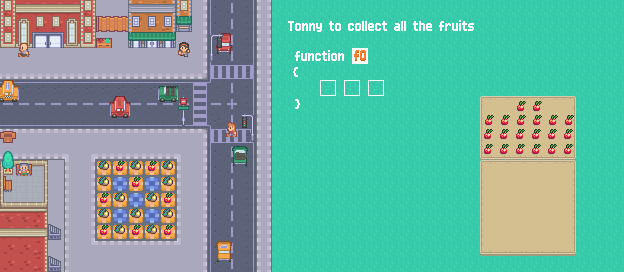

The image is a tile-based game level rendered from a .tmx file. Its description and source (layers, tilesets, objects; grid data summarised) follow:
An orthogonal 39x17 tile map with 16x16 px tiles, 53 tile layers (info, background, path, houses, ...), 2 hidden layers not drawn, 3 tilesets and 53 objects (grass1, grass2, grass3, grass4, blueTile1, ...).

<map version="1.2" tiledversion="2020.01.22" orientation="orthogonal" renderorder="right-down" compressionlevel="-1" width="39" height="17" tilewidth="16" tileheight="16" infinite="0" nextlayerid="87" nextobjectid="76">
 <editorsettings>
  <export target="6.lua" format="lua" />
 </editorsettings>
 <tileset firstgid="1" name="functionsTextTiles" tilewidth="16" tileheight="16" tilecount="900" columns="30">
  <image source="../graphics/functionsTextTiles.png" width="480" height="480" />
 </tileset>
 <tileset firstgid="901" name="test" tilewidth="16" tileheight="16" tilecount="486" columns="27">
  <image source="../tileset/Tilemap/test.png" width="432" height="288" />
 </tileset>
 <tileset firstgid="1387" name="UIpackSheet_transparent" tilewidth="16" tileheight="16" spacing="2" tilecount="990" columns="30">
  <image source="../tileset/Tilemap/UIpackSheet_transparent.png" width="538" height="592" />
 </tileset>
 <layer id="14" name="info" width="39" height="17">
  <properties>
   <property name="F0" type="int" value="3" />
   <property name="blueTile" type="bool" value="true" />
   <property name="door" type="bool" value="false" />
   <property name="face" value="right" />
   <property name="fruit" type="bool" value="true" />
   <property name="fruitsTotal" type="int" value="20" />
   <property name="grass" type="bool" value="true" />
   <property name="greyTile" type="bool" value="false" />
   <property name="numFunc" type="int" value="1" />
   <property name="totalSize" type="int" value="3" />
   <property name="yellowTile" type="bool" value="true" />
  </properties>
  <data>[663 cells, 0 non-empty, 0 distinct tile ids]</data>
 </layer>
 <layer id="1" name="background" width="39" height="17">
  <data>[663 cells, 656 non-empty, 12 distinct tile ids]</data>
 </layer>
 <layer id="3" name="path" width="39" height="17">
  <data>[663 cells, 25 non-empty, 2 distinct tile ids]</data>
 </layer>
 <layer id="8" name="houses" width="39" height="17">
  <data>[663 cells, 54 non-empty, 33 distinct tile ids]</data>
 </layer>
 <layer id="4" name="fruits" width="39" height="17" visible="0" offsetx="16.3333" offsety="-3.16667">
  <data>[663 cells, 20 non-empty, 2 distinct tile ids]</data>
 </layer>
 <layer id="7" name="streets" width="39" height="17">
  <data>[663 cells, 90 non-empty, 15 distinct tile ids]</data>
 </layer>
 <layer id="11" name="cars" width="39" height="17" offsetx="-8.5" offsety="6">
  <data>[663 cells, 16 non-empty, 16 distinct tile ids]</data>
 </layer>
 <layer id="9" name="details" width="39" height="17">
  <data>[663 cells, 30 non-empty, 18 distinct tile ids]</data>
 </layer>
 <layer id="10" name="details2" width="39" height="17">
  <data>[663 cells, 26 non-empty, 9 distinct tile ids]</data>
 </layer>
 <layer id="12" name="people" width="39" height="17" offsetx="0.5" offsety="-7">
  <data>[663 cells, 3 non-empty, 3 distinct tile ids]</data>
 </layer>
 <layer id="6" name="player" width="39" height="17" visible="0" offsetx="0" offsety="-7">
  <data>[663 cells, 1 non-empty, 1 distinct tile ids]</data>
 </layer>
 <layer id="16" name="buttons" width="39" height="17">
  <data>[663 cells, 60 non-empty, 48 distinct tile ids]</data>
 </layer>
 <layer id="39" name="fruit1" width="39" height="17" offsetx="0.5625" offsety="-2.625">
  <data>[663 cells, 1 non-empty, 1 distinct tile ids]</data>
 </layer>
 <layer id="40" name="fruit2" width="39" height="17" offsetx="0.5625" offsety="-2.625">
  <data>[663 cells, 1 non-empty, 1 distinct tile ids]</data>
 </layer>
 <layer id="41" name="fruit3" width="39" height="17" offsetx="0.5625" offsety="-2.625">
  <data>[663 cells, 1 non-empty, 1 distinct tile ids]</data>
 </layer>
 <layer id="42" name="fruit4" width="39" height="17" offsetx="0.5625" offsety="-2.625">
  <data>[663 cells, 1 non-empty, 1 distinct tile ids]</data>
 </layer>
 <layer id="43" name="fruit5" width="39" height="17" offsetx="0.5625" offsety="-2.625">
  <data>[663 cells, 1 non-empty, 1 distinct tile ids]</data>
 </layer>
 <layer id="44" name="fruit6" width="39" height="17" offsetx="0.5625" offsety="-2.625">
  <data>[663 cells, 1 non-empty, 1 distinct tile ids]</data>
 </layer>
 <layer id="45" name="fruit7" width="39" height="17" offsetx="0.5625" offsety="-2.625">
  <data>[663 cells, 1 non-empty, 1 distinct tile ids]</data>
 </layer>
 <layer id="46" name="fruit8" width="39" height="17" offsetx="0.5625" offsety="-2.625">
  <data>[663 cells, 1 non-empty, 1 distinct tile ids]</data>
 </layer>
 <layer id="47" name="fruit9" width="39" height="17" offsetx="0.5625" offsety="-2.625">
  <data>[663 cells, 1 non-empty, 1 distinct tile ids]</data>
 </layer>
 <layer id="48" name="fruit10" width="39" height="17" offsetx="0.5625" offsety="-2.625">
  <data>[663 cells, 1 non-empty, 1 distinct tile ids]</data>
 </layer>
 <layer id="49" name="fruit11" width="39" height="17" offsetx="0.5625" offsety="-2.625">
  <data>[663 cells, 1 non-empty, 1 distinct tile ids]</data>
 </layer>
 <layer id="50" name="fruit12" width="39" height="17" offsetx="0.5625" offsety="-2.625">
  <data>[663 cells, 1 non-empty, 1 distinct tile ids]</data>
 </layer>
 <layer id="51" name="fruit13" width="39" height="17" offsetx="0.5625" offsety="-2.625">
  <data>[663 cells, 1 non-empty, 1 distinct tile ids]</data>
 </layer>
 <layer id="52" name="fruit14" width="39" height="17" offsetx="0.5625" offsety="-2.625">
  <data>[663 cells, 1 non-empty, 1 distinct tile ids]</data>
 </layer>
 <layer id="53" name="fruit15" width="39" height="17" offsetx="0.5625" offsety="-2.625">
  <data>[663 cells, 1 non-empty, 1 distinct tile ids]</data>
 </layer>
 <layer id="54" name="fruit16" width="39" height="17" offsetx="0.5625" offsety="-2.625">
  <data>[663 cells, 1 non-empty, 1 distinct tile ids]</data>
 </layer>
 <layer id="55" name="fruit17" width="39" height="17" offsetx="0.5625" offsety="-2.625">
  <data>[663 cells, 1 non-empty, 1 distinct tile ids]</data>
 </layer>
 <layer id="56" name="fruit18" width="39" height="17" offsetx="0.5625" offsety="-2.625">
  <data>[663 cells, 1 non-empty, 1 distinct tile ids]</data>
 </layer>
 <layer id="57" name="fruit19" width="39" height="17" offsetx="0.5625" offsety="-2.625">
  <data>[663 cells, 1 non-empty, 1 distinct tile ids]</data>
 </layer>
 <layer id="58" name="fruit20" width="39" height="17" offsetx="0.5625" offsety="-2.625">
  <data>[663 cells, 1 non-empty, 1 distinct tile ids]</data>
 </layer>
 <layer id="59" name="apple1" width="39" height="17" offsetx="-0.5" offsety="-3.25">
  <data>[663 cells, 1 non-empty, 1 distinct tile ids]</data>
 </layer>
 <layer id="60" name="apple2" width="39" height="17" offsetx="-0.5" offsety="-3.25">
  <data>[663 cells, 1 non-empty, 1 distinct tile ids]</data>
 </layer>
 <layer id="61" name="apple3" width="39" height="17" offsetx="-0.5" offsety="-3.25">
  <data>[663 cells, 1 non-empty, 1 distinct tile ids]</data>
 </layer>
 <layer id="62" name="apple4" width="39" height="17" offsetx="-0.5" offsety="-3.25">
  <data>[663 cells, 1 non-empty, 1 distinct tile ids]</data>
 </layer>
 <layer id="63" name="apple5" width="39" height="17" offsetx="-0.5" offsety="-3.25">
  <data>[663 cells, 1 non-empty, 1 distinct tile ids]</data>
 </layer>
 <layer id="64" name="apple6" width="39" height="17" offsetx="-0.5" offsety="-3.25">
  <data>[663 cells, 1 non-empty, 1 distinct tile ids]</data>
 </layer>
 <layer id="65" name="apple7" width="39" height="17" offsetx="0.75" offsety="-2">
  <data>[663 cells, 1 non-empty, 1 distinct tile ids]</data>
 </layer>
 <layer id="66" name="apple8" width="39" height="17" offsetx="0.75" offsety="-2">
  <data>[663 cells, 1 non-empty, 1 distinct tile ids]</data>
 </layer>
 <layer id="67" name="apple9" width="39" height="17" offsetx="0.75" offsety="-2">
  <data>[663 cells, 1 non-empty, 1 distinct tile ids]</data>
 </layer>
 <layer id="68" name="apple10" width="39" height="17" offsetx="0.75" offsety="-2">
  <data>[663 cells, 1 non-empty, 1 distinct tile ids]</data>
 </layer>
 <layer id="69" name="apple11" width="39" height="17" offsetx="0.75" offsety="-2">
  <data>[663 cells, 1 non-empty, 1 distinct tile ids]</data>
 </layer>
 <layer id="70" name="apple12" width="39" height="17" offsetx="0.75" offsety="-2">
  <data>[663 cells, 1 non-empty, 1 distinct tile ids]</data>
 </layer>
 <layer id="71" name="apple13" width="39" height="17" offsetx="1" offsety="0">
  <data>[663 cells, 1 non-empty, 1 distinct tile ids]</data>
 </layer>
 <layer id="72" name="apple14" width="39" height="17" offsetx="1" offsety="0">
  <data>[663 cells, 1 non-empty, 1 distinct tile ids]</data>
 </layer>
 <layer id="73" name="apple15" width="39" height="17" offsetx="1" offsety="0">
  <data>[663 cells, 1 non-empty, 1 distinct tile ids]</data>
 </layer>
 <layer id="74" name="apple16" width="39" height="17" offsetx="1" offsety="0">
  <data>[663 cells, 1 non-empty, 1 distinct tile ids]</data>
 </layer>
 <layer id="83" name="buttonsSecondRow" width="39" height="17">
  <properties>
   <property name="blue" value="blueTile" />
   <property name="yellow" value="yellowTile" />
  </properties>
  <data>[663 cells, 0 non-empty, 0 distinct tile ids]</data>
 </layer>
 <layer id="84" name="buttonsThirdRow" width="39" height="17">
  <data>[663 cells, 0 non-empty, 0 distinct tile ids]</data>
 </layer>
 <layer id="75" name="apple17" width="39" height="17" offsetx="1" offsety="0">
  <data>[663 cells, 1 non-empty, 1 distinct tile ids]</data>
 </layer>
 <layer id="76" name="apple18" width="39" height="17" offsetx="1" offsety="0">
  <data>[663 cells, 1 non-empty, 1 distinct tile ids]</data>
 </layer>
 <layer id="77" name="apple19" width="39" height="17" offsetx="1.5" offsety="2.25">
  <data>[663 cells, 1 non-empty, 1 distinct tile ids]</data>
 </layer>
 <layer id="78" name="apple20" width="39" height="17" offsetx="1.5" offsety="2.25">
  <data>[663 cells, 1 non-empty, 1 distinct tile ids]</data>
 </layer>
 <layer id="79" name="text" width="39" height="17">
  <data>[663 cells, 25 non-empty, 24 distinct tile ids]</data>
 </layer>
 <objectgroup id="81" name="grass" visible="0">
  <properties>
   <property name="numObjects" type="int" value="4" />
  </properties>
  <object id="31" name="grass1" x="0" y="248.75" width="304" height="23.25" />
  <object id="33" name="grass2" x="0" y="0" width="86.1667" height="272" />
  <object id="34" name="grass3" x="4.66667" y="1" width="304" height="150.75" />
  <object id="35" name="grass4" x="183.667" y="0" width="120.333" height="272" />
 </objectgroup>
 <objectgroup id="82" name="blueTile" visible="0">
  <properties>
   <property name="numObjects" type="int" value="5" />
  </properties>
  <object id="36" name="blueTile1" x="120.125" y="183" width="0.25" height="0.25" />
  <object id="38" name="blueTile2" x="151.636" y="182.727" width="0.363636" height="0.363636" />
  <object id="39" name="blueTile3" x="135.909" y="199.091" width="0.363636" height="0.3" />
  <object id="40" name="blueTile4" x="119.455" y="215.455" width="0.272727" height="0.0909091" />
  <object id="41" name="blueTile5" x="152.182" y="215.182" width="0.181818" height="0.363636" />
 </objectgroup>
 <objectgroup id="13" name="player" visible="0">
  <object id="42" name="player" x="128" y="192" width="16" height="16" />
 </objectgroup>
 <objectgroup id="17" name="fruit" visible="0">
  <properties>
   <property name="numObjects" type="int" value="20" />
  </properties>
  <object id="2" name="fruit1" x="103.091" y="231.636" width="0.3" height="0.3" />
  <object id="3" name="fruit2" x="119.818" y="231.818" width="0.3" height="0.3" />
  <object id="4" name="fruit3" x="135.818" y="231.374" width="0.3" height="0.3" />
  <object id="5" name="fruit4" x="151.636" y="231.455" width="0.3" height="0.3" />
  <object id="7" name="fruit5" x="167.818" y="230.727" width="0.3" height="0.3" />
  <object id="8" name="fruit6" x="167.636" y="215.818" width="0.3" height="0.3" />
  <object id="9" name="fruit7" x="136" y="215.636" width="0.3" height="0.3" />
  <object id="10" name="fruit8" x="104.182" y="215.273" width="0.3" height="0.3" />
  <object id="11" name="fruit9" x="103.818" y="199.455" width="0.545455" height="0.363636" />
  <object id="12" name="fruit10" x="119.818" y="199.273" width="0.27" height="0.3" />
  <object id="13" name="fruit11" x="151.455" y="198.909" width="0.3" height="0.3" />
  <object id="14" name="fruit12" x="167.818" y="199.455" width="0.3" height="0.3" />
  <object id="15" name="fruit13" x="168" y="183.818" width="0.181818" height="0.181818" />
  <object id="16" name="fruit14" x="135.455" y="183.273" width="0.545455" height="0.26087" />
  <object id="18" name="fruit15" x="103.818" y="183.091" width="0.363636" height="0.545455" />
  <object id="19" name="fruit16" x="103.818" y="167.091" width="0.3" height="0.3" />
  <object id="20" name="fruit17" x="119.636" y="167.091" width="0.545455" height="0.363636" />
  <object id="22" name="fruit18" x="135.455" y="167.091" width="0.181818" height="0.181818" />
  <object id="24" name="fruit19" x="151.455" y="167.091" width="0.363636" height="0.181818" />
  <object id="25" name="fruit20" x="168" y="167.091" width="0.363636" height="0.545455" />
 </objectgroup>
 <objectgroup id="85" name="yellowTile" visible="0">
  <properties>
   <property name="numObjects" type="int" value="20" />
  </properties>
  <object id="43" name="yellowTile1" x="103.455" y="231.636" width="0.3" height="0.3" />
  <object id="44" name="yellowTile2" x="119.636" y="231.455" width="0.3" height="0.3" />
  <object id="47" name="yellowTile3" x="135.909" y="231.909" width="0.3" height="0.3" />
  <object id="48" name="yellowTile4" x="153" y="231.455" width="0.3" height="0.3" />
  <object id="49" name="yellowTile5" x="167.818" y="231.273" width="0.3" height="0.3" />
  <object id="50" name="yellowTile6" x="103.636" y="215.273" width="0.3" height="0.3" />
  <object id="51" name="yellowTile7" x="135.455" y="215.455" width="0.3" height="0.3" />
  <object id="52" name="yellowTile8" x="170.545" y="215.455" width="0.3" height="0.3" />
  <object id="54" name="yellowTile9" x="103.091" y="198.727" width="0.3" height="0.3" />
  <object id="55" name="yellowTile10" x="120" y="198.727" width="0.3" height="0.3" />
  <object id="61" name="yellowTile11" x="151.818" y="198.727" width="0.3" height="0.3" />
  <object id="62" name="yellowTile20" x="168.727" y="166.182" width="0.3" height="0.3" />
  <object id="63" name="yellowTile12" x="168.182" y="199.636" width="0.3" height="0.3" />
  <object id="64" name="yellowTile13" x="104.545" y="183.273" width="0.3" height="0.3" />
  <object id="65" name="yellowTile14" x="136" y="183.455" width="0.3" height="0.3" />
  <object id="70" name="yellowTile15" x="169.455" y="183.455" width="0.3" height="0.3" />
  <object id="71" name="yellowTile16" x="105.455" y="166.364" width="0.3" height="0.3" />
  <object id="72" name="yellowTile17" x="118.909" y="167.455" width="0.3" height="0.3" />
  <object id="73" name="yellowTile18" x="136.727" y="167.273" width="0.3" height="0.3" />
  <object id="75" name="yellowTile19" x="152" y="166.909" width="0.3" height="0.3" />
 </objectgroup>
 <objectgroup id="80" name="answer" visible="0">
  <properties>
   <property name="numObjects" type="int" value="3" />
  </properties>
  <object id="27" name="answer1" x="320" y="80" width="16" height="16" />
  <object id="28" name="answer2" x="344.063" y="79.9375" width="16" height="16" />
  <object id="29" name="answer3" x="367.989" y="80.0056" width="16" height="16" />
 </objectgroup>
</map>
